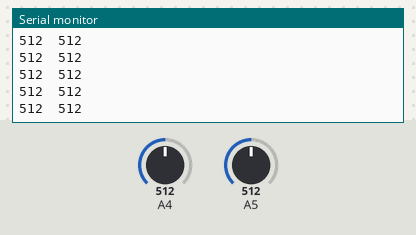
The sketch below on a simulated Arduino Uno, built with avr-gcc and run on an emulated ATmega328P. Shown: the last lines printed to the serial monitor. The test bench sets the inputs (shaded band); at power-on: A4 = 512, A5 = 512.

Above: at 1.2 s.
1.3 s: A4 set to 988
At 2.3 s:
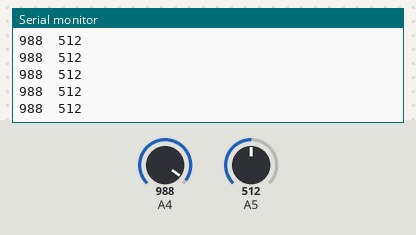
2.8 s: A4 set to 1008
At 3.5 s:
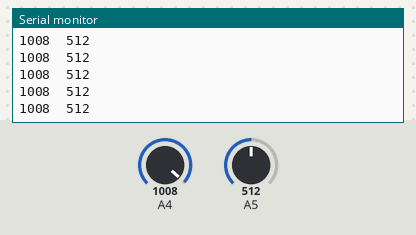
Timing chart, 0 to 5.8 s (numbered marks = the images above; inputs shaded):
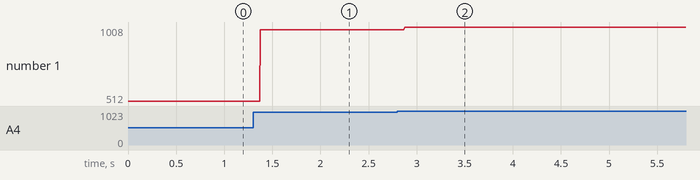

The sketch:

piezo_test.ino
```cpp
//#include <FastLED.h>

#define NUMLED 30
#define LEDIN 6

//CRGBArray<NUMLED> leds;
uint8_t gHue;

void setup() {
  Serial.begin(9600);

//  FastLED.addLeds<WS2812B, LEDIN, GRB>(leds, NUMLED);
//  FastLED.setBrightness(100);
//  FastLED.show();

}

void loop() {
//  gHue = map(analogRead(0 ), 0, 1023, 0, 255);

//  fill_solid( leds, NUMLED, CHSV(gHue, 255, 100));
//  FastLED.show();

    Serial.print(analogRead(4));
    Serial.print("\t");
    Serial.println(analogRead(5));

}
```

Measured:
- after the input at 1.3 s, the serial monitor: prints a new line after 0.08 s (image 1)
- after the input at 2.8 s, the serial monitor: prints a new line after 0.07 s (image 2)
- plotted number 1: 512 → 988 after the input at 1.3 s, 988 → 1008 after the input at 2.8 s
